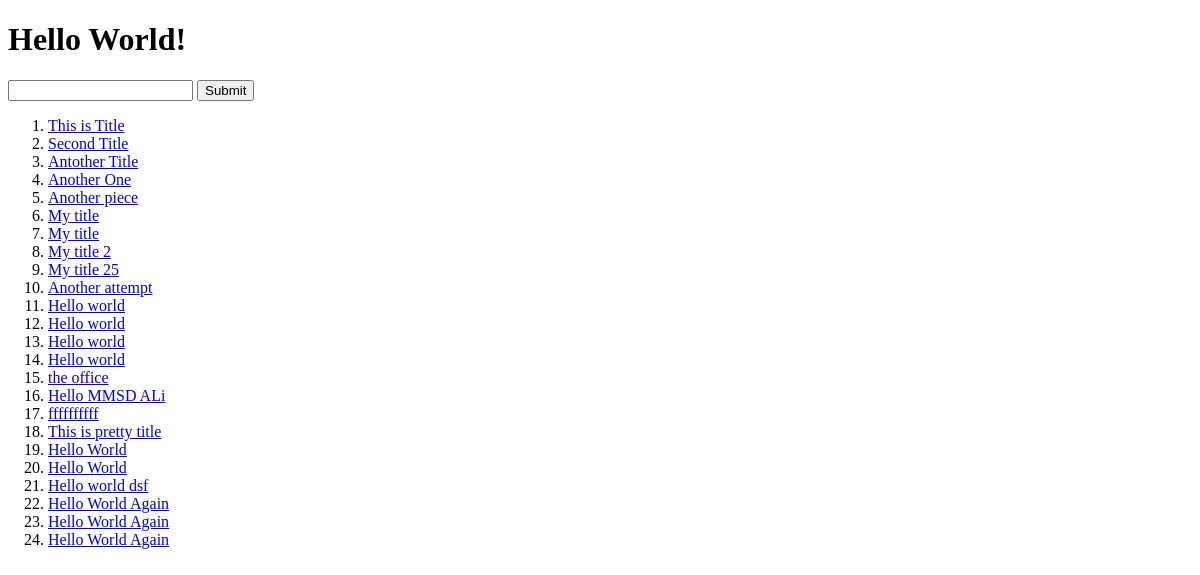
/articles/, run on an earlier commit of the app's database.
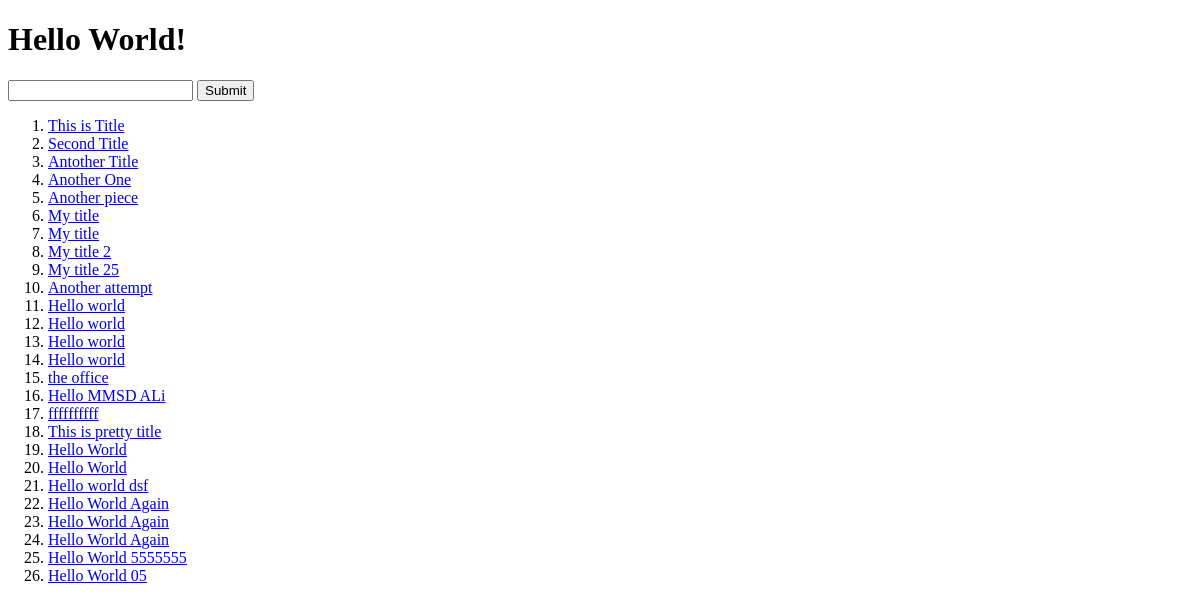
And on a later commit of the database.
### articles/models.py (models this page shows, shortened)
class Article(models.Model):
    title = models.CharField(max_length=120)
    slug = models.SlugField(unique=True, blank=True, null = True)
    content = models.TextField()
    timestamp = models.DateTimeField(auto_now_add = True)
    update = models.DateTimeField(auto_now = True)
    publish = models.DateField(auto_now_add = False, auto_now = False, null=True, blank = True)
    def get_absolute_url(self):
        return reverse('article-detail', kwargs={"slug":self.slug})

### articles/views.py (the view)
# urls.py: path('articles/', article_search_view),
def article_search_view(request):
    query = request.GET.get('q')
    qs = Article.objects.all()
    if query is not None:
        lookups = Q(title__icontains=query) |Q(content__icontains=query)
        qs = Article.objects.filter(lookups)
    context = {'object_list':qs}
    return render(request, 'articles/search.html', context=context)

### templates/articles/search.html
{% extends 'base.html' %}
{% block content %}
    <ol>
        {% for object in object_list %}
            {% if object.title %}
            <li><a href="{{ object.get_absolute_url }}">{{ object.title }}</a></li>
            {% endif %}
        {% endfor %}
    </ol>
{% endblock %}

What changed in the data, as far as the page shows it:
added Article: title "Hello World 5555555"
added Article: title "Hello World 05"
